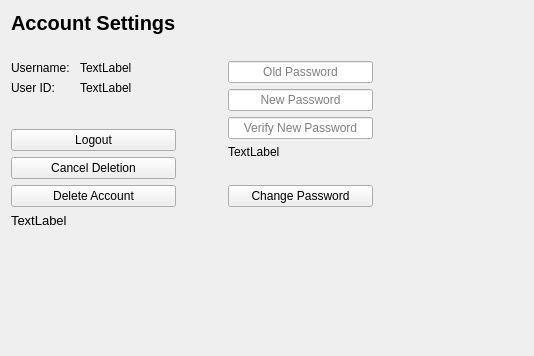
<?xml version="1.0" encoding="UTF-8"?>
<ui version="4.0">
 <class>ProfileWidget</class>
 <widget class="QWidget" name="ProfileWidget">
  <property name="geometry">
   <rect>
    <x>0</x>
    <y>0</y>
    <width>534</width>
    <height>356</height>
   </rect>
  </property>
  <property name="windowTitle">
   <string>Form</string>
  </property>
  <property name="styleSheet">
   <string notr="true">QLineEdit
{
	max-width: 250px;
}</string>
  </property>
  <layout class="QGridLayout" name="gridLayout">
   <item row="2" column="1">
    <spacer name="horizontalSpacer">
     <property name="orientation">
      <enum>Qt::Horizontal</enum>
     </property>
     <property name="sizeType">
      <enum>QSizePolicy::Fixed</enum>
     </property>
     <property name="sizeHint" stdset="0">
      <size>
       <width>40</width>
       <height>20</height>
      </size>
     </property>
    </spacer>
   </item>
   <item row="2" column="2">
    <layout class="QVBoxLayout" name="verticalLayout">
     <item>
      <widget class="QLineEdit" name="m_oldPassword_lineEdit">
       <property name="echoMode">
        <enum>QLineEdit::Password</enum>
       </property>
       <property name="alignment">
        <set>Qt::AlignCenter</set>
       </property>
       <property name="placeholderText">
        <string>Old Password</string>
       </property>
      </widget>
     </item>
     <item>
      <widget class="QLineEdit" name="m_newPassword_lineEdit">
       <property name="echoMode">
        <enum>QLineEdit::Password</enum>
       </property>
       <property name="alignment">
        <set>Qt::AlignCenter</set>
       </property>
       <property name="placeholderText">
        <string>New Password</string>
       </property>
      </widget>
     </item>
     <item>
      <widget class="QLineEdit" name="m_verifyNewPassword_lineEdit">
       <property name="echoMode">
        <enum>QLineEdit::Password</enum>
       </property>
       <property name="alignment">
        <set>Qt::AlignCenter</set>
       </property>
       <property name="placeholderText">
        <string>Verify New Password</string>
       </property>
      </widget>
     </item>
     <item>
      <widget class="QLabel" name="m_passwordInformation_lbl">
       <property name="text">
        <string>TextLabel</string>
       </property>
       <property name="error" stdset="0">
        <bool>true</bool>
       </property>
      </widget>
     </item>
     <item>
      <spacer name="verticalSpacer">
       <property name="orientation">
        <enum>Qt::Vertical</enum>
       </property>
       <property name="sizeType">
        <enum>QSizePolicy::Fixed</enum>
       </property>
       <property name="sizeHint" stdset="0">
        <size>
         <width>20</width>
         <height>20</height>
        </size>
       </property>
      </spacer>
     </item>
     <item>
      <widget class="QPushButton" name="m_changePassword_btn">
       <property name="text">
        <string>Change Password</string>
       </property>
      </widget>
     </item>
    </layout>
   </item>
   <item row="2" column="0">
    <layout class="QVBoxLayout" name="verticalLayout_2">
     <item>
      <layout class="QFormLayout" name="formLayout">
       <property name="horizontalSpacing">
        <number>10</number>
       </property>
       <item row="0" column="0">
        <widget class="QLabel" name="label">
         <property name="text">
          <string>Username:</string>
         </property>
        </widget>
       </item>
       <item row="0" column="1">
        <widget class="QLabel" name="m_username_lbl">
         <property name="text">
          <string>TextLabel</string>
         </property>
        </widget>
       </item>
       <item row="1" column="0">
        <widget class="QLabel" name="label_3">
         <property name="text">
          <string>User ID:</string>
         </property>
        </widget>
       </item>
       <item row="1" column="1">
        <widget class="QLabel" name="m_id_lbl">
         <property name="text">
          <string>TextLabel</string>
         </property>
        </widget>
       </item>
      </layout>
     </item>
     <item>
      <spacer name="verticalSpacer_2">
       <property name="orientation">
        <enum>Qt::Vertical</enum>
       </property>
       <property name="sizeType">
        <enum>QSizePolicy::Fixed</enum>
       </property>
       <property name="sizeHint" stdset="0">
        <size>
         <width>20</width>
         <height>20</height>
        </size>
       </property>
      </spacer>
     </item>
     <item>
      <widget class="QPushButton" name="m_logout_btn">
       <property name="text">
        <string>Logout</string>
       </property>
      </widget>
     </item>
     <item>
      <widget class="QPushButton" name="m_cancelDeletion_btn">
       <property name="text">
        <string>Cancel Deletion</string>
       </property>
      </widget>
     </item>
     <item>
      <widget class="QPushButton" name="m_deleteAccount_btn">
       <property name="styleSheet">
        <string notr="true"/>
       </property>
       <property name="text">
        <string>Delete Account</string>
       </property>
       <property name="type" stdset="0">
        <string>redButton</string>
       </property>
      </widget>
     </item>
    </layout>
   </item>
   <item row="0" column="0">
    <widget class="QLabel" name="label_5">
     <property name="font">
      <font>
       <pointsize>15</pointsize>
       <weight>75</weight>
       <bold>true</bold>
      </font>
     </property>
     <property name="text">
      <string>Account Settings</string>
     </property>
    </widget>
   </item>
   <item row="2" column="3">
    <spacer name="horizontalSpacer_2">
     <property name="orientation">
      <enum>Qt::Horizontal</enum>
     </property>
     <property name="sizeHint" stdset="0">
      <size>
       <width>40</width>
       <height>20</height>
      </size>
     </property>
    </spacer>
   </item>
   <item row="3" column="0" colspan="4">
    <widget class="QLabel" name="m_deletionInformation_lbl">
     <property name="font">
      <font>
       <pointsize>10</pointsize>
      </font>
     </property>
     <property name="text">
      <string>TextLabel</string>
     </property>
     <property name="error" stdset="0">
      <bool>true</bool>
     </property>
    </widget>
   </item>
   <item row="1" column="0" colspan="4">
    <spacer name="verticalSpacer_4">
     <property name="orientation">
      <enum>Qt::Vertical</enum>
     </property>
     <property name="sizeType">
      <enum>QSizePolicy::Fixed</enum>
     </property>
     <property name="sizeHint" stdset="0">
      <size>
       <width>20</width>
       <height>20</height>
      </size>
     </property>
    </spacer>
   </item>
   <item row="4" column="0" colspan="4">
    <spacer name="verticalSpacer_3">
     <property name="orientation">
      <enum>Qt::Vertical</enum>
     </property>
     <property name="sizeHint" stdset="0">
      <size>
       <width>20</width>
       <height>40</height>
      </size>
     </property>
    </spacer>
   </item>
  </layout>
 </widget>
 <resources/>
 <connections/>
</ui>
